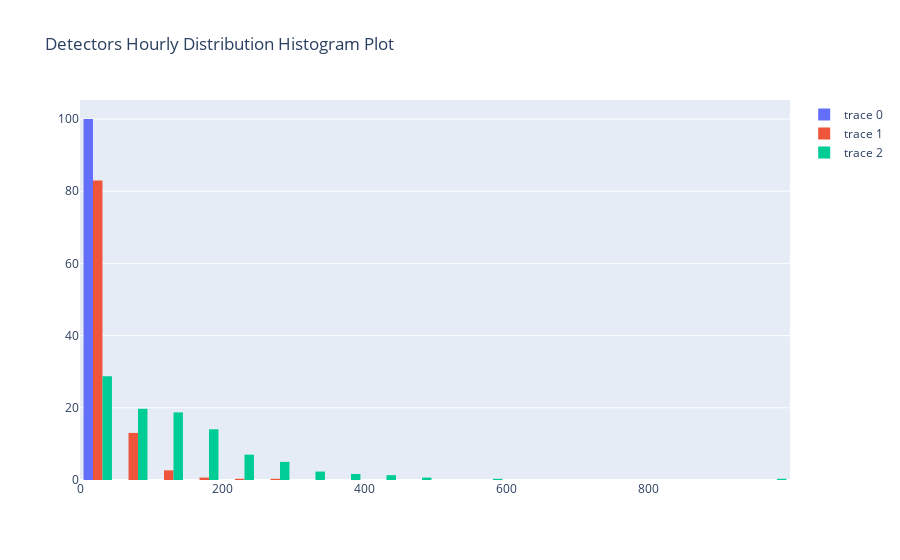

Here is the notebook cell this chart was saved with:
### Markdown cell above
In this plot of Hourly distribution of Detector 1 & Detector 3 we can see some overlap between 25 April 2020 and 28 April 2020.

### Code cell
# defining data in interactive plots
trace1= go.Histogram(x=combined_hourly['Hour_1'], nbinsx=24,histnorm='percent')
trace2 = go.Histogram(x=combined_hourly['Hour_2'], nbinsx=24,histnorm='percent')
trace3 = go.Histogram(x=combined_hourly['Hour_3'], nbinsx=24,histnorm='percent')
data = [trace1, trace2, trace3]
# defining layout
layout = go.Layout(title="Detectors Hourly Distribution Histogram Plot")
# defining figure and plotting
fig = go.Figure(data = data,layout = layout)
iplot(fig)

### Figure 1 — Plotly figure (JSON) as saved in the notebook; plotly's stock layout.template omitted (floating-point values rounded to 4 significant figures; data arrays with more than 128 entries replaced by an {"elided": "..."} marker saying what was removed)
{"data": [{"histnorm": "percent", "nbinsx": 24, "type": "histogram", "x": {"elided": "299 int values"}}, {"histnorm": "percent", "nbinsx": 24, "type": "histogram", "x": {"elided": "299 int values"}}, {"histnorm": "percent", "nbinsx": 24, "type": "histogram", "x": {"elided": "299 int values"}}], "layout": {"title": {"text": "Detectors Hourly Distribution Histogram Plot"}}}
